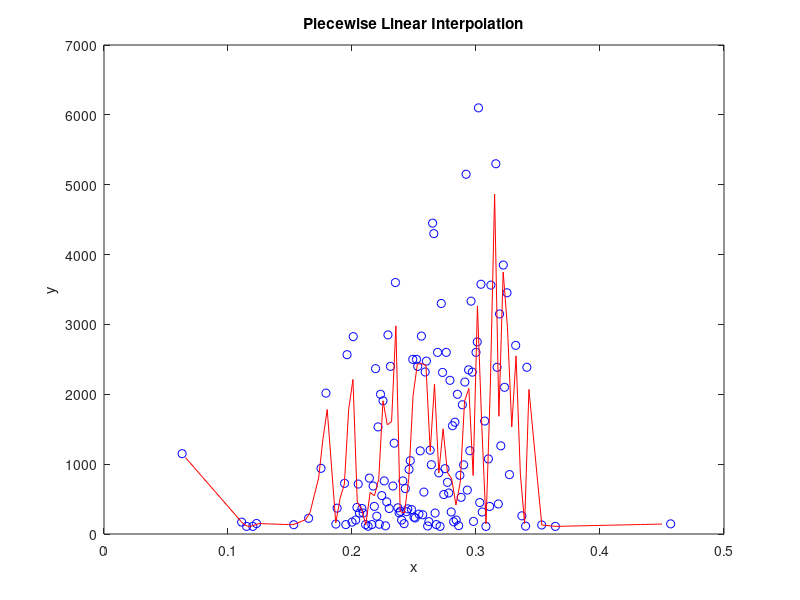

Recreate this plot in MATLAB.
% Author: Derek Drake & Mark Forget
% Date: 04/22/2021
% CSCE-440
%
% This is a program will:
%      (1) Find the Piecewise piecewise linear for a given data set.
%      (2) Plot the found data and output onto a canvas

% arrays of data points
battingAverage=[0.272,0.269,0.249,0.26,0.273,0.291,0.258,0.228,0.25,0.203,0.262,0.222,0.227,0.261,0.3,0.225,0.255,0.29,0.246,0.208,0.238,0.267,0.353,0.213,0.302,0.26,0.255,0.259,0.223,0.225,0.258,0.275,0.327,0.272,0.241,0.293,0.257,0.225,0.196,0.252,0.294,0.297,0.258,0.205,0.272,0.243,0.337,0.228,0.24,0.298,0.249,0.292,0.265,0.265,0.289,0.295,0.27,0.246,0.288,0.273,0.239,0.244,0.275,0.34,0.25,0.272,0.219,0.24,0.285,0.307,0.24,0.264,0.227,0.305,0.28,0.251,0.216,0.243,0.319,0.297,0.251,0.253,0.275,0.32,0.259,0.275,0.249,0.188,0.241,0.242,0.251,0.302,0.28,0.256,0.301,0.281,0.234,0.26,0.267,0.318,0.216,0.286,0.253,0.295,0.285,0.262,0.214,0.218,0.294,0.254,0.243,0.153,0.265,0.235,0.296,0.264,0.294,0.287,0.278,0.222,0.248,0.268,0.214,0.195,0.278,0.267,0.317,0.272,0.265,0.262,0.194,0.217,0.228,0.286,0.269,0.246,0.275,0.243,0.301,0.312,0.268,0.262,0.221,0.175,0.238,0.264,0.225,0.123,0.246,0.24,0.115,0.12,0.227,0.323,0.278,0.263,0.26,0.216,0.233,0.204,0.23,0.243,0.233,0.278,0.269,0.3,0.249,0.229,0.332,0.231,0.251,0.262,0.283,0.258,0.225,0.263,0.295,0.26,0.457,0.262,0.243,0.224,0.217,0.288,0.243,0.258,0.209,0.284,0.282,0.249,0.264,0.261,0.263,0.248,0.279,0.179,0.284,0.247,0.237,0.26,0.259,0.257,0.289,0.291,0.216,0.325,0.26,0.289,0.213,0.286,0.283,0.244,0.311,0.206,0.265,0.238,0.364,0.316,0.288,0.268,0.225,0.267,0.247,0.285,0.245,0.23,0.22,0.242,0.238,0.308,0.273,0.252,0.295,0.282,0.262,0.25,0.244,0.234,0.216,0.25,0.243,0.256,0.275,0.246,0.238,0.296,0.263,0.258,0.2,0.211,0.203,0.293,0.285,0.304,0.268,0.259,0.273,0.241,0.284,0.246,0.318,0.274,0.241,0.165,0.281,0.251,0.217,0.225,0.301,0.259,0.255,0.301,0.272,0.25,0.277,0.28,0.252,0.188,0.277,0.261,0.217,0.251,0.216,0.271,0.284,0.319,0.277,0.311,0.265,0.279,0.31,0.286,0.303,0.281,0.286,0.283,0.307,0.268,0.201,0.276,0.274,0.295,0.063,0.238,0.226,0.261,0.249,0.249,0.238,0.235,0.256,0.248,0.254,0.194,0.327,0.244,0.305,0.307,0.23,0.247,0.205,0.216,0.266,0.322,0.341,0.278,0.271,0.252,0.264,0.269,0.194,0.213,0.111,0.264,0.187,0.264,0.258];
salary=[3300,2600,2500,2475,2313,2175,600,460,240,200,177,140,117,115,2600,1907,1190,990,925,365,302,300,129,111,6100,4125,3213,2319,2000,1600,1394,935,850,775,760,629,275,120,2567,2500,2350,2317,2000,715,660,650,260,250,200,180,180,5150,4450,2000,1850,1192,875,825,525,367,325,320,150,113,113,2425,2367,2050,2000,1617,1167,992,400,315,315,230,135,130,3150,2785,2700,2400,1750,1262,940,555,500,370,350,148,146,4350,2833,2833,2750,1550,1300,1000,750,430,260,120,1500,1458,1210,935,800,395,350,285,139,133,4050,3600,3333,2183,1150,840,587,400,350,135,135,135,4075,3300,2387,2100,1750,805,725,687,200,130,125,120,117,114,4275,3563,2000,1600,1533,940,850,650,360,150,145,140,109,109,3415,2100,1300,1200,1025,730,687,380,365,175,150,150,140,3050,2900,2850,2700,2400,2300,1650,1600,1075,550,350,340,155,145,950,700,550,525,525,333,325,300,200,175,158,145,4500,3358,2400,2200,2017,1567,1050,375,355,300,230,150,120,109,3453,3200,2530,2167,1150,750,500,395,300,284,230,109,5300,3620,2500,2167,2150,1950,1300,360,280,255,147,125,109,3742,3633,2983,2383,2300,1375,1000,1000,900,775,600,387,117,2700,2317,1650,640,190,170,135,130,130,3650,3575,3500,2500,1900,1350,740,650,620,565,235,225,200,145,120,109,4200,3417,3100,1650,1150,900,740,575,425,400,287,275,183,170,153,109,3100,2992,2800,2500,1933,1200,1075,950,450,360,175,155,5000,3250,2825,2600,2050,1583,1150,1100,760,525,500,205,185,115,3750,2188,2167,2167,2050,1445,875,560,360,162,133,109,4300,3850,2387,950,675,600,287,230,215,183,170,160,142,140,109];

[battingAverageUnique, ix] = unique(battingAverage);
salaryUnique = salary(ix);

xx = linspace(0,0.45,131);
yinterp1 = interp1(battingAverageUnique,salaryUnique,xx,'linear');
plot(battingAverageUnique,salaryUnique,'bo',xx,yinterp1,'r-')
xlabel('x')
ylabel('y')
title('Piecewise Linear Interpolation')